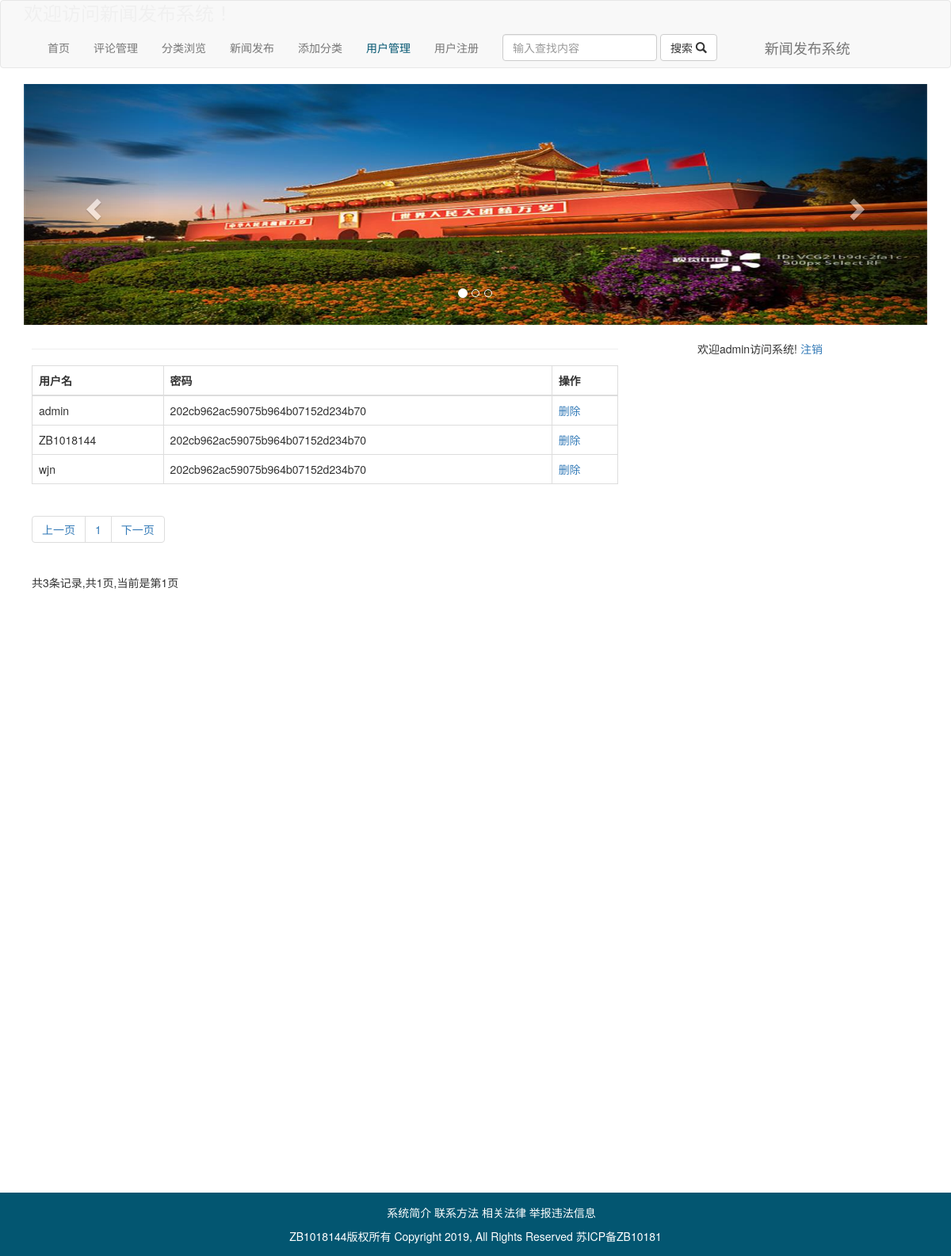
Screenshot of /news/index.php?url=user_list.php (signed in) with the database file from the repository.
### tables this page shows
CREATE TABLE IF NOT EXISTS `users` (
  `user_id` int(11) NOT NULL AUTO_INCREMENT,
  `name` char(20) NOT NULL,
  `password` char(32) DEFAULT NULL,
  PRIMARY KEY (`user_id`)
);

### news/functions/is_login.php (called while the page is built, shortened)
<?php
function is_admin(){
	if(isset($_SESSION['name'])){
		if($_SESSION['name']=="admin"){
			return TRUE;
		}else{
			return FALSE;
		}
	}else{
		return FALSE;
	}
}
?>

### news/user_list.php (the view, shortened to what this page needs)
<?php
    include_once("functions/page.php");
    include_once("functions/is_login.php");
    $page_size = 3;
    if(isset($_GET["page_current"])){
        $page_current = $_GET["page_current"];
    }else{
        $page_current = 1;
    }
    $start = ($page_current - 1) * $page_size;
    $search_sql = "select * from users limit $start, $page_size";
    $result_set = mysql_query($search_sql);
?>
    <table class="table table-bordered">
        <thead>
            <tr>
                <th>用户名</th>
                <th>密码</th>
                <th>操作</th>
            </tr>
        </thead>
        <tbody>
            <?php
                $html = '';
                while($row = mysql_fetch_array($result_set)){
                    $html .= '<tr> <td>'.$row['name'].'</td>';
                    $html .= '<td>'.$row['password'].'</td>';
                    if (is_admin()) {
                        $html .= '<td> <a href = "index.php?url=user_delete.php&user_id='.$row['user_id'].'" onclick="return confirm(\'确定删吗?\');">删除</a> </td>';
                    } else {
                        $html .= '<td>/</td>';
                    }
                    $html .= '</tr>';
                }
                echo $html;
            ?>
        </tbody>
    </table>

### rows the page displays
users: name "admin", password "202cb962ac59075b964b07152d234b70"
users: name "ZB1018144", password "202cb962ac59075b964b07152d234b70"
users: name "wjn", password "202cb962ac59075b964b07152d234b70"

### other values shown
$_SESSION['name'] "admin"
$j "1"
$total_records "3"
$total_pages "1"
$page_current "1"
